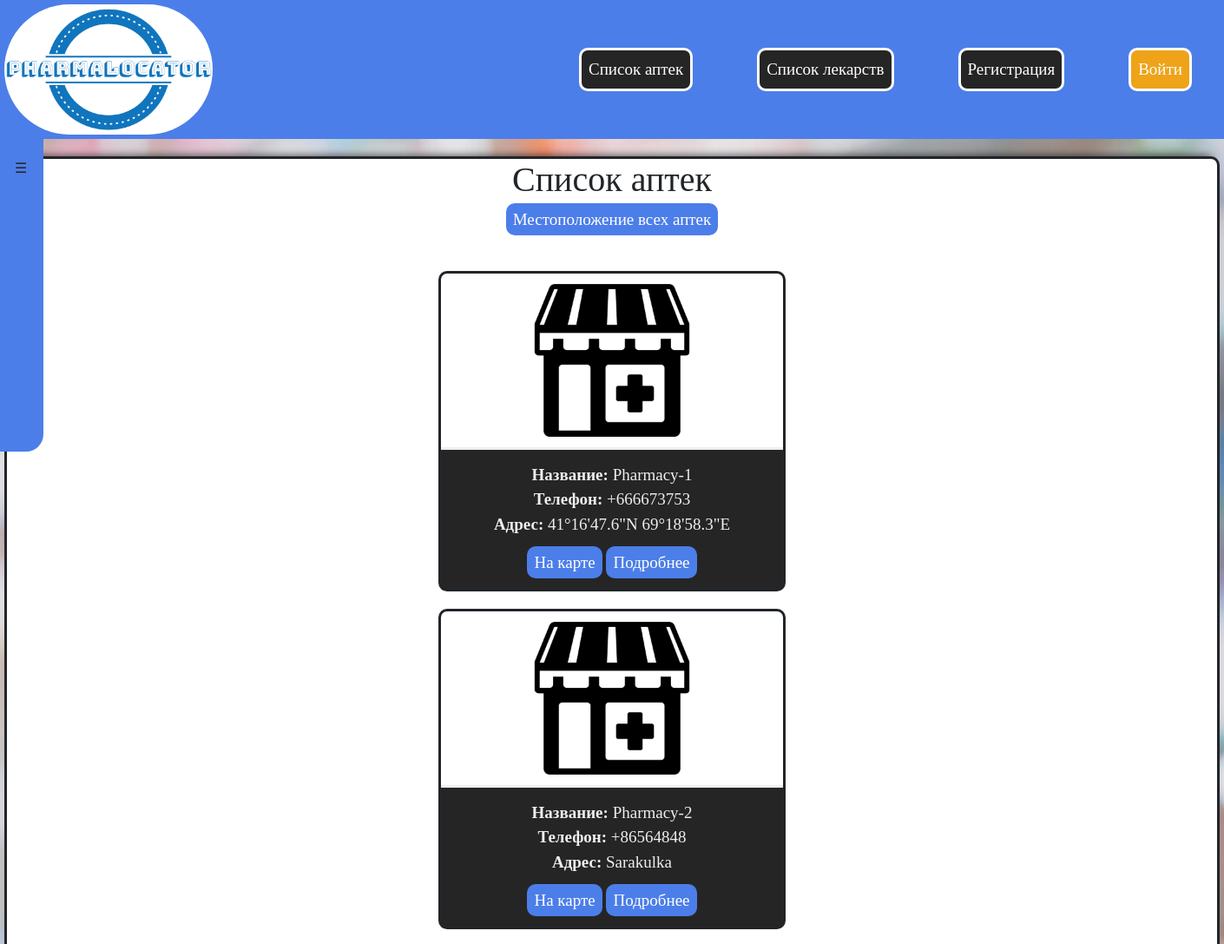
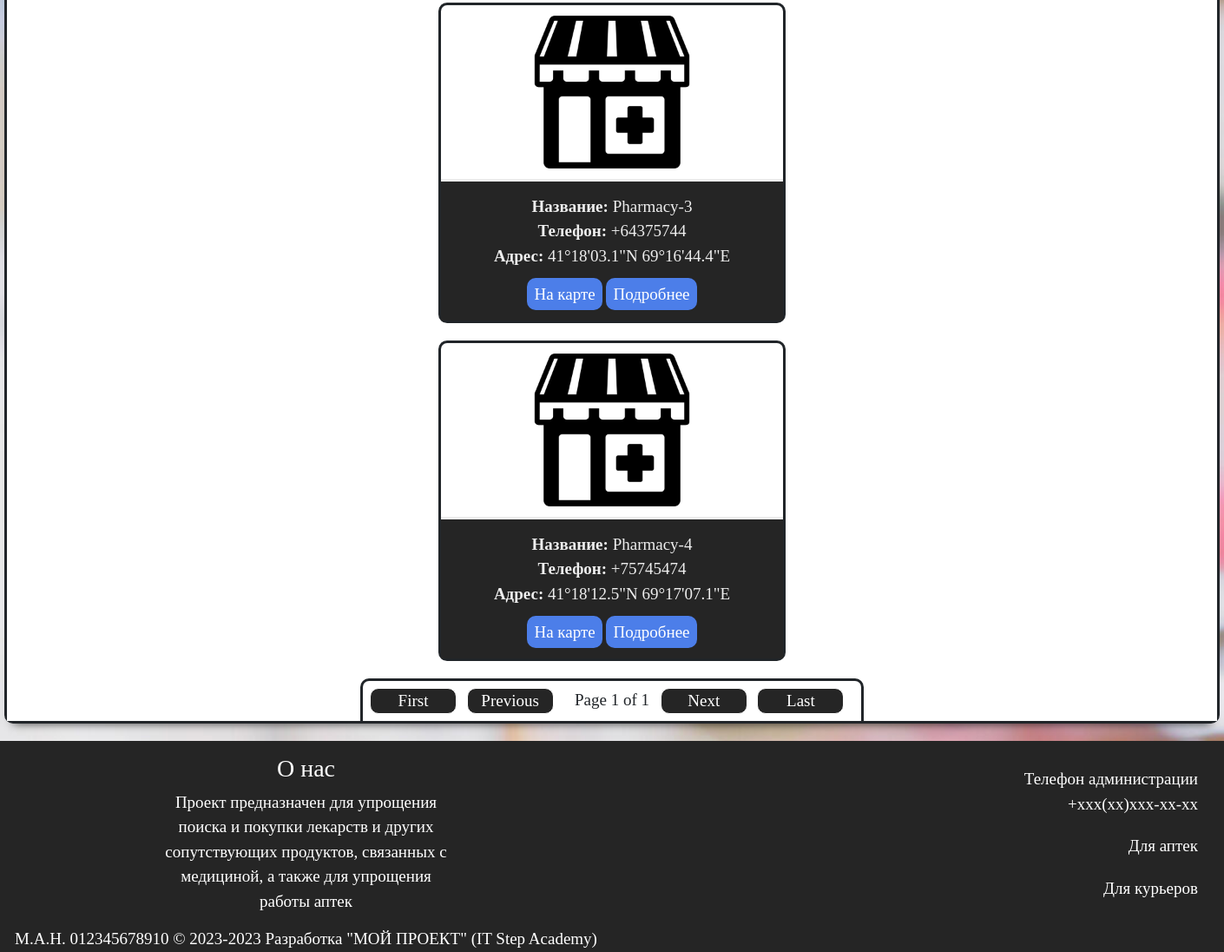
/pharmacy_list/, run on the app's committed database (2 pictures, top to bottom).
### admin_app/models.py (models this page shows, shortened)
class Pharmacy(models.Model):
    name = models.CharField(max_length=255)
    pharmacist = models.ForeignKey(CustomUser, on_delete=models.DO_NOTHING, blank=True, null=True)
    photo = models.ImageField(upload_to='images/pharmacy/', default='images/pharmacy/default_pharmacy.png')
    phone = models.CharField(max_length=255)
    address = models.CharField(max_length=255)

### client_app/views.py (the view)
# urls.py: path('', PharmacyListPageView.as_view(), name='pharmacy_list'),
class PharmacyListPageView(FilterView):
    template_name = 'client_app/pharmacy_list_page.html'
    model = Pharmacy
    filterset_class = PharmacyFilter
    paginate_by = 5
    context_object_name = 'pharmacies'

### client_app/templates/client_app/pharmacy_list_page.html (shortened to what this page needs)
{% extends 'client_app/base.html' %}
{% block content %}
    <div class="filter_small">
        <label for="filter_toggle_small" class="filter_toggle_small" onclick></label>
        <h2>Фильтр</h2>
        <form action="" method="get">
            {% for f in filter.form %}
                {{ f.label }}<br>
                {{ f }}<br><br>
            {% endfor %}
        </form>
    </div>
    <div class="start_page">
        <h1 id="main_list">Список аптек</h1>
        <div style="margin:auto;
        text-align:center;">
            <a href="{% url 'client_app:all_pharmacy_location' %}" class="block_btn">
                Местоположение всех аптек
            </a>
        </div><br>
        {% for pharmacy in pharmacies %}
            <div class="block">
                <img src="{{ pharmacy.photo.url }}" alt="{{ pharmacy.name }}" align="left">
                <div style="background-color: rgb(37, 37, 37);">
                    <p>
                        <b>Название:</b> {{ pharmacy.name }}<br>
                        <b>Телефон:</b> {{ pharmacy.phone }}<br>
                        <b>Адрес:</b> {{ pharmacy.address }}<br>
                    </p>
                    <a href="{% url 'client_app:pharmacy_location' pharmacy.pk %}" class="block_btn">На карте</a>
                    <a href="{% url 'client_app:pharmacy_detail' pharmacy.pk %}" class="block_btn">Подробнее</a>
                </div>
            </div>
        {% endfor %}
        <div class="pagination">
            <span class="step-links">
                {% if page_obj.has_previous %}
                    <a href="?page=1">&laquo; First</a>
                    <a href="?page={{ page_obj.previous_page_number }}">Previous</a>
                {% else %}
                    <a href="#main_list">First</a>
                    <a href="#main_list">Previous</a>
                {% endif %}
                <span class="current">
                    Page {{ page_obj.number }} of {{ page_obj.paginator.num_pages }}
                </span>
                {% if page_obj.has_next %}
                    <a href="?page={{ page_obj.next_page_number }}">Next</a>
                    <a href="?page={{ page_obj.paginator.num_pages }}">Last &raquo;</a>
                {% else %}
                    <a href="#main_list">Next</a>
                    <a href="#main_list">Last</a>
                {% endif %}
            </span>
        </div>
    </div>
{% endblock %}

### client_app/templates/client_app/base.html (shortened to what this page needs)
{% load static %}
<!DOCTYPE html>
<html lang="en">
<head>
    <link rel="stylesheet" href="{% static 'admin_app/css/style.css' %}">
    <link href="https://cdn.jsdelivr.net/npm/bootstrap@5.3.2/dist/css/bootstrap.min.css" rel="stylesheet"
>
</head>
<body class="html">
    <nav class="header">
        <div class="img_p">
            <a href="{% url 'client_app:start_page' %}">
                <img src="{% static 'admin_app/img/logo.png' %}" alt="logo" class="logo">
            </a>
        </div>
        <div class="btn_p">
            <a href="{% url 'client_app:pharmacy_list' %}" class="nav_btn">Список аптек</a>
            <a href="{% url 'client_app:medicine_list' %}" class="nav_btn">Список лекарств</a>
            {% if user.is_authenticated %}
                <a href="{% url 'client_app:cart_page' %}" class="nav_btn">Корзина</a>
                <a href="{% url 'client_app:profile_page' user.pk %}" class="nav_btn nav_btn_p">Профиль</a>
                <a href="{% url 'client_app:logout_user' %}" class="nav_btn nav_btn_ll">Выйти</a>
            {% else %}
                <a href="{% url 'client_app:register_page' %}" class="nav_btn">Регистрация</a>
                <a href="{% url 'client_app:login_page' %}" class="nav_btn nav_btn_ll">Войти</a>
            {% endif %}
        </div>
    </nav>
    {% block content %}
    {% endblock %}
    <nav class="footer">
        <div class="about_us">
            <h3>О нас</h3>
            Проект предназначен для упрощения поиска и покупки
            лекарств и других сопутствующих продуктов,
            связанных с медициной, а также для упрощения работы аптек
        </div>
        <div class="footer_ul">
            <ul class="ul_1">
                <li>Телефон администрации<br> +xxx(xx)xxx-xx-xx</li>
                <li><a href="">Для аптек</a></li>
                <li><a href="">Для курьеров</a></li>
            </ul>
        </div>
        <div style="text-align: center;">
            М.А.Н. 012345678910 © 2023-2023 Разработка "МОЙ ПРОЕКТ" (IT Step Academy)
        </div>
    </nav>
</body>
</html>

### admin_app/static/admin_app/css/style.css (style rules this page uses)
* { margin: 0; padding: 0; font-family: 'Times New Roman', Times, serif; }
.html { background-image: url(/static/admin_app/img/background.jpg); background-repeat: no-repeat; background-position: center center; background-attachment: fixed; -webkit-background-size: cover; -moz-background-size: cover; -o-background-size: cover; background-size: cover; }
.header { margin: auto; position: relative; top: 0px; width: 100%; background-color: rgb(76, 126, 233); display: flex; justify-content: space-between; }
.img_p { position: relative; left: 0px; margin-right: 380px; }
.logo { margin: 5px; width: 240px; height: 150px; border-radius: 80px; }
.btn_p { width: 100%; position: relative; right: 0px; display: flex; justify-content: space-between; }
.nav_btn { margin: auto; border: 3px solid; border-radius: 10px; padding: 8px; color: rgb(255, 255, 255); text-decoration: none; font-size: 19px; background-color: rgb(37, 37, 37); }
.nav_btn_ll { background-color: rgb(238, 163, 25); }
.footer { margin: auto; margin-top: 20px; width: 100%; display: grid; grid-template-columns: repeat(2, 1fr); text-align: center; font-size: 19px; color: rgb(255, 255, 255); background-color: rgb(37, 37, 37); }
.about_us { margin: auto; width: 380px; padding: 15px; text-align: center; }
.footer_ul { padding: 10px; }
.footer_ul li { margin: 20px; }
.footer a { color: rgb(255, 255, 255); text-decoration: none; }
.ul_1 { text-align: right; list-style-type: none; }
h1 { text-align: center; }
h2 { text-align: center; }
label { text-align: center; }
.pagination { margin: auto; background-color: white; text-align: center; }
.pagination a { width: 100px; display: inline-block; border: 1px solid; border-radius: 10px; text-decoration: none; color: rgb(255, 255, 255); background-color: rgb(37, 37, 37); }
.step-links { margin: auto; width: 580px; display: grid; grid-template-columns: repeat(5, 1fr); background-color: white; border: 3px solid; border-radius: 10px 10px 0px 0px; border-bottom: 0px; padding: 8px; font-size: 19px; }
.current { display: grid; grid-template-columns: repeat(1, 1fr); }
.start_page { margin: auto; margin-top: 20px; margin-bottom: 20px; width: 1400px; border: 3px solid; border-radius: 10px; background-color: rgb(255, 255, 255); box-shadow: 0px 10px 10px -10px rgba(0, 0, 0, 0.75), 0px -10px 10px -10px rgba(0, 0, 0, 0.75); }
.filter_small { width: 420px; height: 360px; position: absolute; top: 160px; bottom: 0; margin: 0; color: rgb(255, 255, 255); left: -370px; padding: 15px 20px; -webkit-transition: left 0.3s; -moz-transition: left 0.3s; transition: left 0.3s; background-color: rgb(76, 126, 233); z-index: 1; text-align: center; border-radius: 0px 0px 20px 0px; }
.filter_toggle_small { position: absolute; left: 375px; top: 10px; padding: 12px; color: rgb(37, 37, 37); z-index: 1; }
.filter_toggle_small:after { content: '\2630'; text-decoration: none; }
.block { margin: auto; margin-top: 20px; margin-bottom: 20px; width: 400px; border: 3px solid; border-radius: 10px; display: grid; grid-template-columns: repeat(1, 1fr); text-align: center; font-size: 19px; }
.block div { width: 100%; padding: 15px; border-top: 3px solid; color: rgb(238, 238, 238); }
.block img { margin: auto; background-color: none; width: 200px; height: 200px; }
.block_btn { margin: auto; border-radius: 10px; padding: 8px; color: rgb(255, 255, 255); text-decoration: none; font-size: 19px; background-color: rgb(76, 126, 233); }

### data on the page
Pharmacy: photo (placeholder picture), name "Pharmacy-1", phone "+666673753", address "41°16'47.6\"N 69°18'58.3\"E"
Pharmacy: photo (placeholder picture), name "Pharmacy-2", phone "+86564848", address "Sarakulka"
Pharmacy: photo (placeholder picture), name "Pharmacy-3", phone "+64375744", address "41°18'03.1\"N 69°16'44.4\"E"
Pharmacy: photo (placeholder picture), name "Pharmacy-4", phone "+75745474", address "41°18'12.5\"N 69°17'07.1\"E"

### other printed values
{{ page_obj.number }} "1"
{{ page_obj.paginator.num_pages }} "1"
